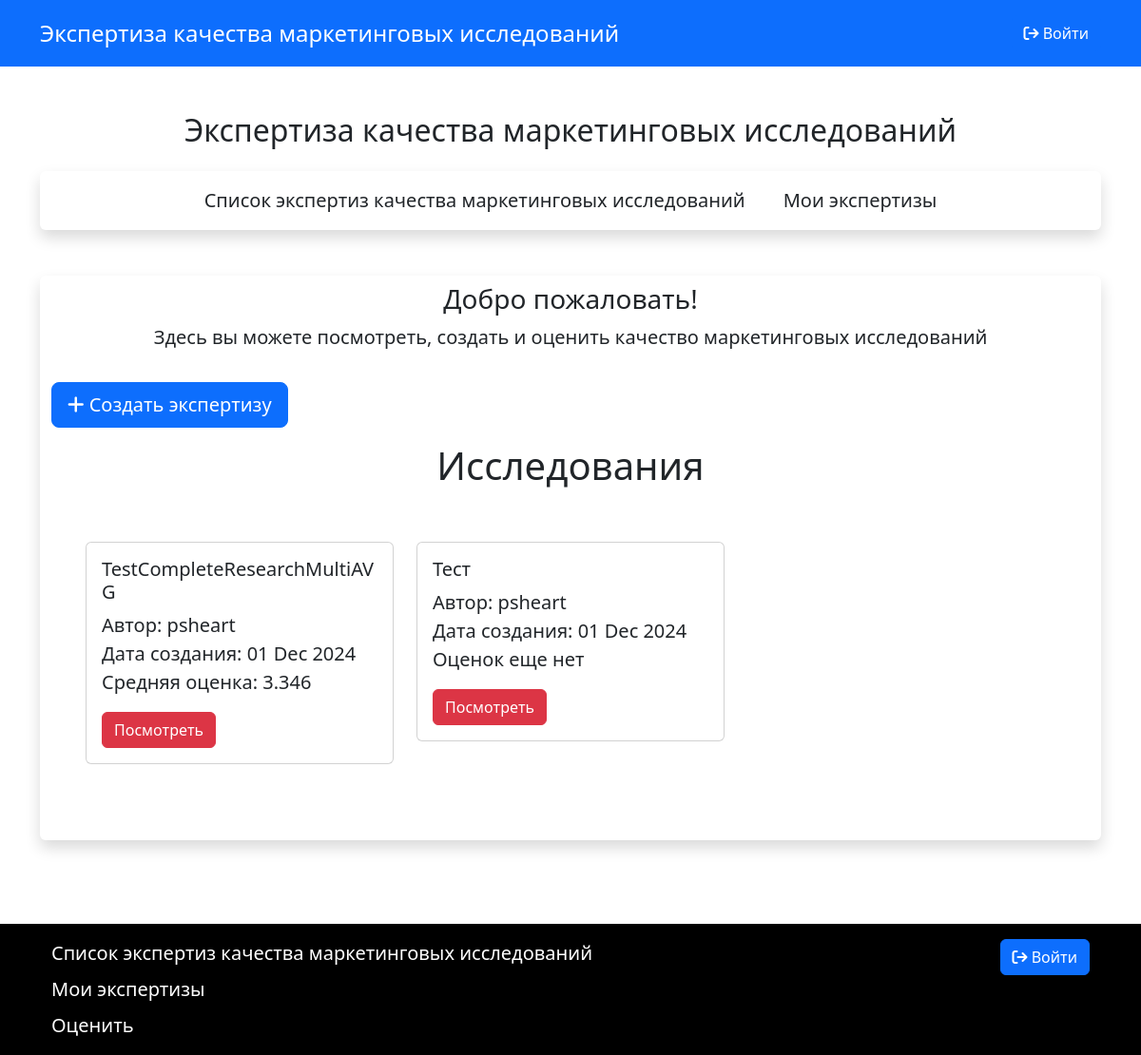
Before: / with the older database file.
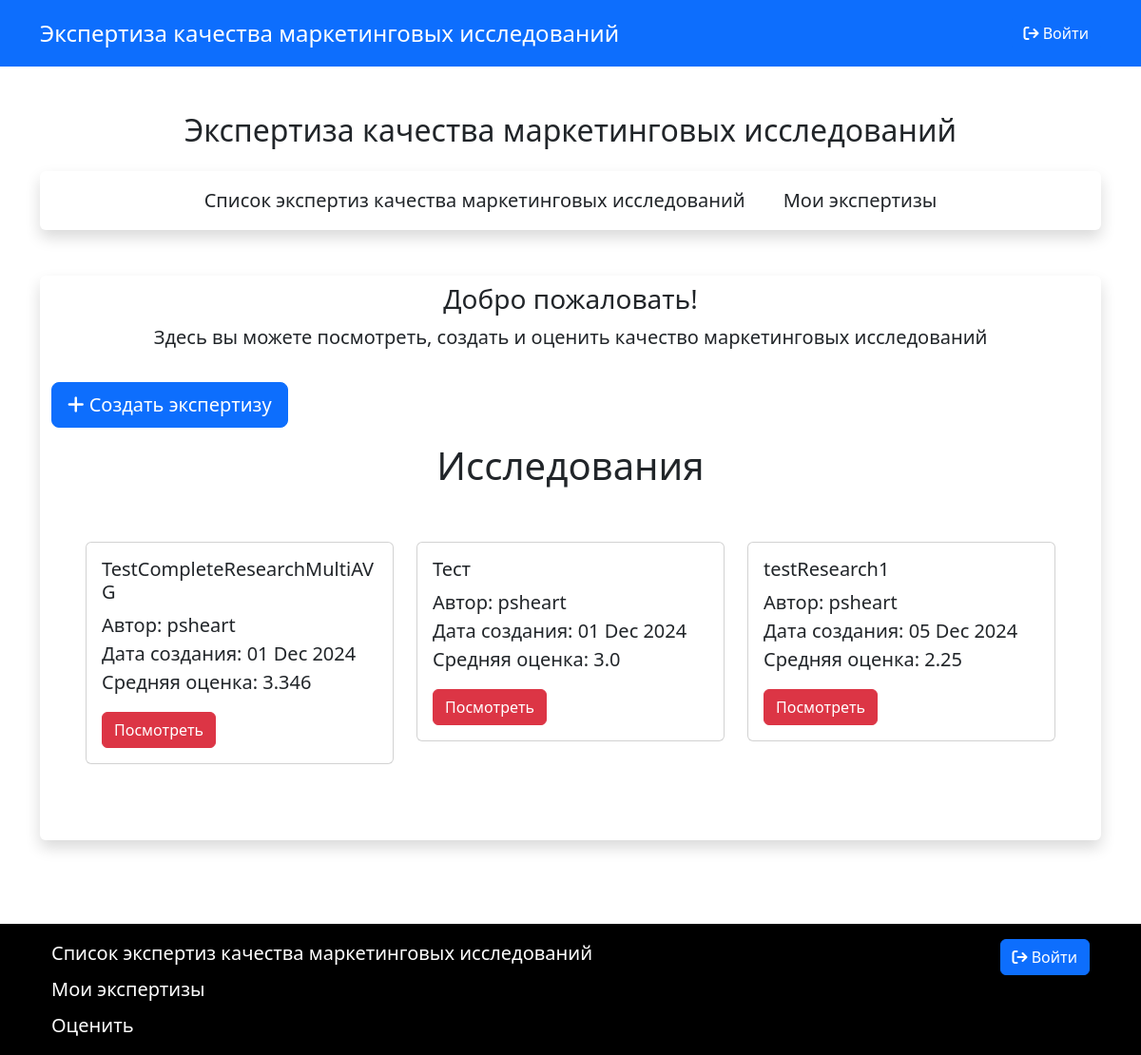
After: the same page with the newer database file.
### research/models.py (models this page shows, shortened)
class Research(models.Model):
    title = models.CharField(max_length=255, )
    pdf_document = models.FileField(upload_to='media/research_pdfs/')
    participants = models.ManyToManyField(User, related_name='researches')
    created_at = models.DateTimeField(auto_now_add=True)
    author = models.ForeignKey(settings.AUTH_USER_MODEL, on_delete=models.CASCADE, related_name='authored_researches', null=True)
    is_completed = models.BooleanField(default=False)

### research/views.py (the view)
# urls.py: path('', home, name='home'),
def home(request):
    researches = Research.objects.all().prefetch_related('ratings')
    for research in researches:
        research.average_rating = round(research.ratings.aggregate(Avg('score'))['score__avg'] or 0, 3)  if research.average_rating is not None else 0
    return render(request, 'index.html', {'researches': researches})

### templates/index.html (shortened to what this page needs)
{% extends 'core/base.html' %}
{% block content %}
<section class="pt-5">
    <div class="container-xl d-flex flex-column gap-3">
        <h2 class="text-center h-2 section_title">Экспертиза качества маркетинговых исследований</h2>
        <ul class="nav justify-content-center gap-2 shadow rounded-2 fs-5 py-2">
            <li class="nav-item">
                <a class="nav-link text-dark link-hover link-active" href="{% url 'research_list' %}">Список экспертиз качества маркетинговых исследований</a>
            </li>
            <li class="nav-item">
                <a class="nav-link active text-dark link-hover" aria-current="page" href="my_surveys.html">Мои экспертизы</a>
            </li>
        </ul>
    </div>
</section>
<section class = "pt-5">
    <div class="container-xl d-flex flex-column gap-3 ">
       <div class = "shadow rounded-2  fs-5 py-2">
          <h3 class="text-center h-2 section_title ">Добро пожаловать!</h3>
          <p class="text-center h-2 section_title "> Здесь вы можете посмотреть, создать и оценить качество маркетинговых исследований </p>
          <div class = "container d-flex fs-5 py-3 ">
            <a href=" {% if user.is_authenticated and user.is_active %} {% url 'create_research' %} {% else %} {% url 'login' %} {% endif %} " class="btn btn-primary btn-lg" tabindex="-1" role="button" aria-disabled="true">
                <i class="fa-solid fa-plus"></i>
                <span>Создать экспертизу</span>
            </a>
          </div>
            <h1 class="text-center">Исследования</h1>
            <div class="row p-5">
                {% for research in researches %}
                <div class="col-md-4 mb-4">
                    <div class="card">
                        <div class="card-body">
                            <h5 class="card-title">{{ research.title }}</h5>
                            <p class="card-text">
                                Автор: {{ research.author.username }}<br>
                                Дата создания: {{ research.created_at|date:"d M Y" }}<br>
                                {% if research.ratings.count > 0 %}
                                Средняя оценка: {{ research.average_rating }}
                                {% else %}
                                Оценок еще нет
                                {% endif %}
                            </p>
                            {% if user.is_authenticated %}
                                {% if user in research.participants.all %}
                                     {% if research.is_completed %}
                                        <a href="#" class="btn btn-warning">Исследование завершено</a>
                                     {% else %}
                                          <a href=" {% url 'rate_aspect' research.id %}" class="btn btn-primary">Оценить исследование</a>
                                    {% endif %}
                                {% endif %}
                            <a href="{% url 'research_detail' research.id %}" class="btn btn-danger">Посмотреть</a>
                            {% else  %}
                            <a href="{% url 'research_details' research.id %}" class="btn btn-danger">Посмотреть</a>
                            {% endif %}
                        </div>
                    </div>
                </div>
                {% endfor %}
            </div>
        </div>
    </section>
{% include 'core/pagination.html' %}
{% endblock content %}

### templates/core/base.html (shortened to what this page needs)
<!DOCTYPE html>
<html lang="en">
<head>
    <link href="https://use.fontawesome.com/releases/v5.0.4/css/all.css" rel="stylesheet">
    <link href="https://cdn.jsdelivr.net/npm/bootstrap@5.3.3/dist/css/bootstrap.min.css" rel="stylesheet">
</head>
<body data-layout-mode="light" class="bg-gray-100 dark:bg-gray-900 bg-[url('../images/bg-body.png')] dark:bg-[url('../images/bg-body-2.png')]">
    <header class="w-100 bg-primary">
        <div class="d-flex justify-content-between align-items-center container-xl py-3">
            <a href="#" class="text-white fs-4 font-logo text-decoration-none link-hover">Экспертиза качества маркетинговых исследований</a>
            <div class="d-flex gap-md-5 gap-3 align-items-center fs-5">
              {% if user.is_authenticated and user.is_active %}
                <span class="text-white">{{user.username}}</span>
                    <form action="{% url 'logout' %}" method="post">
                        {% csrf_token %}
                        <button class="btn btn-primary"><i class="fa-solid fa-arrow-right-from-bracket"></i>
                            Выйти
                        </button>
                      </form>
                    {% else %}
                    <form action="{% url 'login' %}" method="post">
                        <button class="btn btn-primary"><i class="fa-solid fa-arrow-right-from-bracket"></i>
                            Войти
                        </button>
                      </form>
                {% endif %}
            </div>
        </div>
    </header>
    {% block content %}
    {% endblock content %}
    <footer class="mt-5 bg-black">
        <div class="container-xl mx-auto row justify-content-between py-3">
            <div class="col-lg-7 col-12 d-flex gap-5 justify-content-lg-start justify-content-between">
                <div class="d-flex flex-column gap-2">
                    <a href="{% url 'research_list' %}" class="text-white text-decoration-none link-hover fs-5 w-auto">Список экспертиз качества маркетинговых исследований</a>
                    <a href=" {% if user.is_authenticated and user.is_active %} {% url 'create_research' %} {% else %} {% url 'login' %} {% endif %} "  class="text-white text-decoration-none link-hover fs-5">Мои экспертизы</a>
                    <a href="range_expert.html" class="text-white text-decoration-none link-hover fs-5">Оценить</a>
                </div>
            </div>
            <div class="col-lg-auto col-12 mt-lg-0 mt-3 d-flex flex-lg-column justify-content-between">
                {% if user.is_authenticated and user.is_active %}
                <p class="text-white fs-5">{{user.username}}</p>
                <form action="{% url 'logout' %}" method="post">
                    {% csrf_token %}
                    <button class="btn btn-primary"><i class="fa-solid fa-arrow-right-from-bracket"></i>
                        Выйти
                    </button>
                  </form>
                  {% else %}
                  <form action="{% url 'login' %}" method="post">
                      <button class="btn btn-primary"><i class="fa-solid fa-arrow-right-from-bracket"></i>
                          Войти
                      </button>
                    </form>
              {% endif %}
            </div>
        </div>
    </footer>

### templates/core/pagination.html (shortened to what this page needs)
<nav class="d-flex justify-content-center mt-4">
</nav>

Changed rows visible on the page:
shown differently, row unchanged: Research "Тест": average_rating (not shown) → "3.0"; text "Оценок еще нет" → "Средняя оценка:"
added Research: title "testResearch1", author.username "psheart", created_at "05 Dec 2024", average_rating "2.25"
